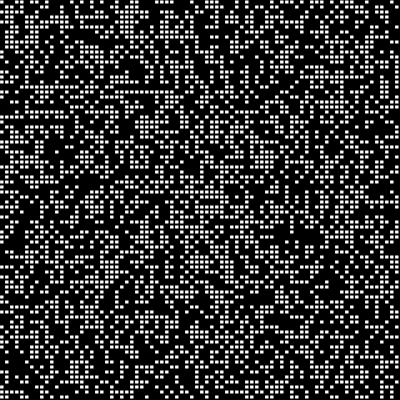
Frame 1 (no input)
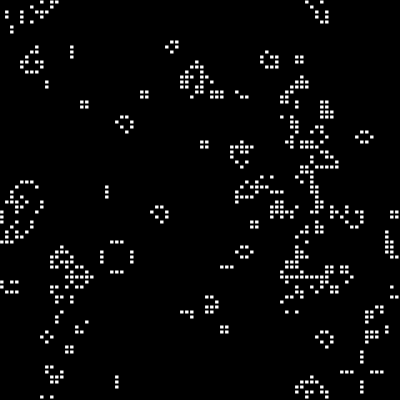
Frame 60 (no input)
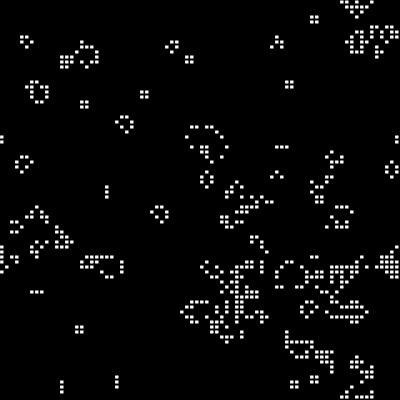
Frame 120 (the mouse pressed at the canvas centre since frame 60)

The p5.js sketch that drew these frames (run headless with seeded random() and noise() and a simulated clock; from frame 60 on, the mouse is pressed at the canvas centre):

// p5.js sketch
// ── sketch.js
let grid;
let cols;
let rows;
let resolution = 5;

function setup() {
  createCanvas(400,400);
  cols = width / resolution;
  rows = height / resolution;

  cur_state  = make2DArray(rows, cols);
  for (let i = 0; i < cols; i++){
    for (let j = 0; j < rows; j++){
      cur_state[i][j] = floor(random(2));
    }
  }
}

function draw() {
  background(0);
  for (let i = 0; i < cols; i++){
    for (let j = 0; j < rows; j++){
      let x = i * resolution;
      let y = j * resolution;
      if (cur_state[i][j] == 1) {
        fill(255);
        stroke(0);
        rect(x, y, resolution - 1, resolution - 1);
      }
    }
  }
  next_state = stepLife(cur_state);
  cur_state = next_state;
}

function make2DArray(rows,cols) {
  let arr = new Array(cols);
  for (let i = 0; i < arr.length; i++) {
    arr[i] = new Array(rows);
  }
  return arr;
}

function stepLife(cur_state) {
  next_state  = make2DArray(rows, cols);
  //Loop over all cells
  for (let i = 0; i < cols; i++) {
    for (let j = 0; j < rows; j++) {

      //Count neighbors
      let n = 0
      for(let dx=-1; dx<=1; ++dx) {
        for(let dy=-1; dy<=1; ++dy) {
          if(dx === 0 && dy === 0) {
            continue
          }
          n += cur_state[(cols+i+dx)%cols][(rows+j+dy)%rows];
        }
      }
      
      state = cur_state[i][j];

      //Update state according to rule
      if(state === 0 && n === 3) {
        next_state[i][j] = 1;
      } else if(state === 1 && (n < 2 || n > 3)) {
        next_state[i][j] = 0;
      } else {
        next_state[i][j] = state;
      }
    }
  }
  return next_state;
}
